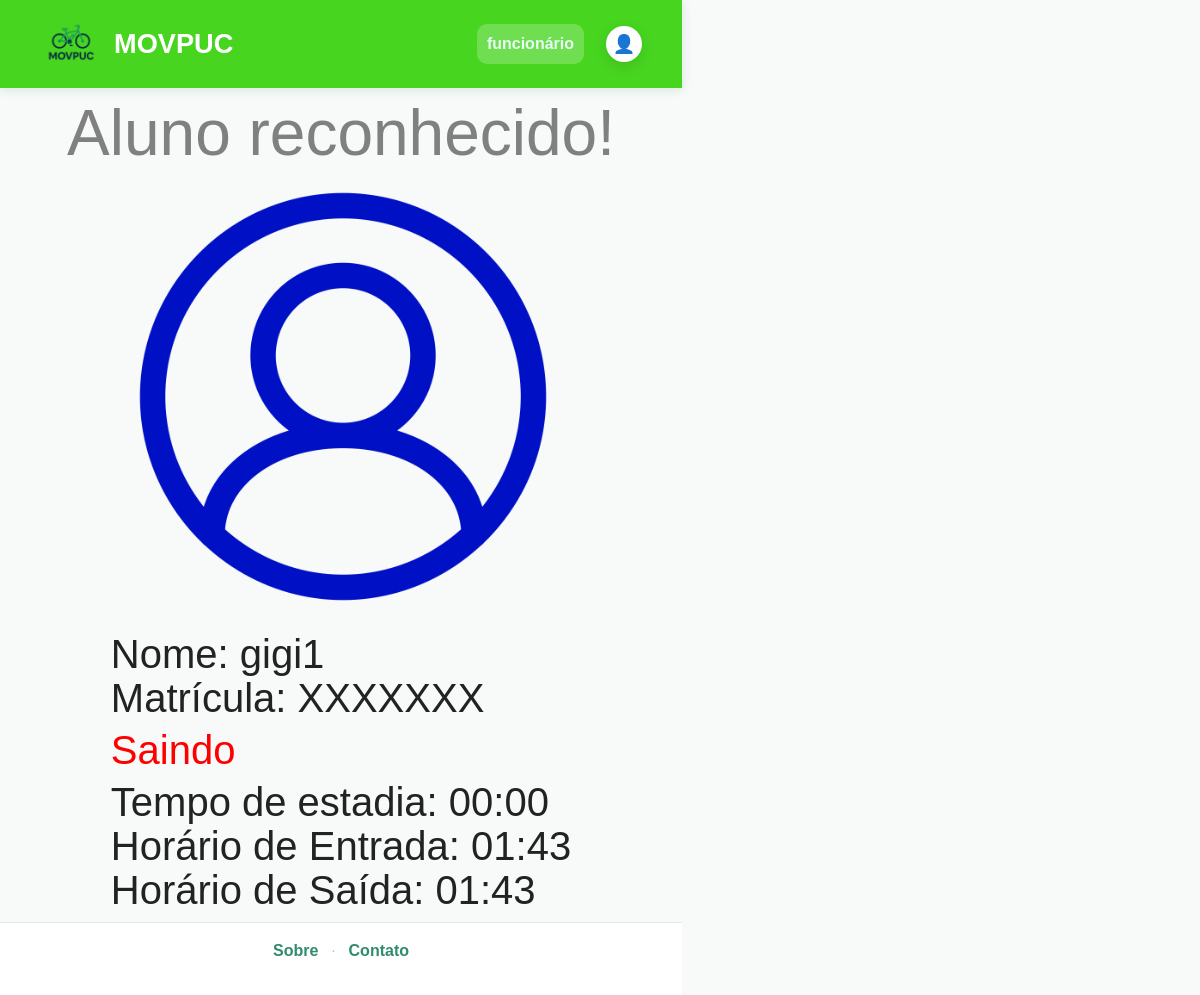
/scan_concluded/saida/5/ (signed in), run on the app's committed database.
### app_usuarios/models.py (models this page shows, shortened)
class Reserva(models.Model):
    aluno = models.ForeignKey(User, on_delete=models.CASCADE)
    bicicleta = models.ForeignKey(
        'Bicicleta',
        on_delete=models.CASCADE,
        null=True,
        blank=True
    )
    vaga = models.ForeignKey(
        'Vaga',
        on_delete=models.SET_NULL,
        null=True,
        blank=True
    )
    status = models.CharField(max_length=20, default="pendente")
    data_hora_retirada = models.DateTimeField(null=True, blank=True)
    data_hora_devolucao = models.DateTimeField(null=True, blank=True)

### app_usuarios/views.py (the view)
@login_required(login_url='login')
@tipo_required('seguranca')
def scan_concluded_leave(request, reserva_id):
    reserva = get_object_or_404(Reserva, id=reserva_id)
    duracao = None
    if reserva.data_hora_retirada and reserva.data_hora_devolucao:
        diff = reserva.data_hora_devolucao - reserva.data_hora_retirada
        total_seconds = int(diff.total_seconds())
        horas = total_seconds // 3600
        minutos = (total_seconds % 3600) // 60
        duracao = f"{horas:02d}:{minutos:02d}"
    contexto = {
        "reserva": reserva,
        "duracao": duracao,
    }
    return render(request, 'app_usuarios/scanConcludedLeaving.html', contexto)

### app_usuarios/utils.py (called while the page is built)
def tipo_required(*tipos_permitidos):
    def decorator(view_func):
        @wraps(view_func)
        def _wrapped_view(request, *args, **kwargs):
            if not request.user.is_authenticated:
                return redirect('login')
            perfil = getattr(request.user, 'perfil', None)
            if perfil is None or perfil.tipo not in tipos_permitidos:
                return render(request, 'app_usuarios/acesso_negado.html')
            return view_func(request, *args, **kwargs)
        return _wrapped_view
    return decorator

### app_usuarios/templates/app_usuarios/scanConcludedLeaving.html (shortened to what this page needs)
 {% load static %}
<!DOCTYPE html>
<html>
<head>
    <link rel="stylesheet" href="/static/app_usuarios/css/scanConcludedLeaving.css">
    <link rel="stylesheet" href="/static/app_usuarios/css/cabEFoot.css">
</head>
<body>
    <header class="cab">
        <div class="logo">
            <a href="{% url 'index' %}" ><img src="/static/app_usuarios/img/logo.png" class="bike" alt=""></a>
            <p class="brand">MOVPUC</p>
        </div>
        <nav class="nav">
            <a href="{% url 'aluno' %}" class="navlink ativo">funcionário</a>
            <a href="{% url 'login' %}" class="perfil">👤</a>
        </nav>
    </header>
    <div class="mapa">
        <div class="reconhecido">
            <p>Aluno reconhecido!</p>
        </div>
        <div class="imagem">
            <img src="/static/app_usuarios/img/icone.png" alt="">
        </div>
        <div class="infos">
            <p>Nome: {{ reserva.aluno.get_full_name|default:reserva.aluno.username }}</p>
            <p>Matrícula: XXXXXXX</p>
            <div class="red">Saindo</div>
            <p>
            Tempo de estadia:
            {% if duracao %}
                {{ duracao }}
            {% else %}
                --:--
            {% endif %}
            </p>
            <p>
            Horário de Entrada:
            {% if reserva.data_hora_retirada %}
                {{ reserva.data_hora_retirada|date:"H:i" }}
            {% else %}
                --:--
            {% endif %}
            </p>
            <p>
            Horário de Saída:
            {% if reserva.data_hora_devolucao %}
                {{ reserva.data_hora_devolucao|date:"H:i" }}
            {% else %}
                --:--
            {% endif %}
            </p>
        </div>
    </div>
  <footer class="rodape">
    <nav class="rodape__links">
      <a href="{% url 'sobre' %}">Sobre</a>
      <span>·</span>
      <a href="{% url 'contato' %}">Contato</a>
    </nav>
  </footer>
</body>
</html>

### app_usuarios/static/app_usuarios/css/scanConcludedLeaving.css (style rules this page uses)
body { backdrop-filter: blur(5px); font-family: Arial, Helvetica, sans-serif; width: 682px; }
.mapa { display: flex; justify-content: center; align-items: center; flex-direction: column; gap: 8px; padding: 10px; }
.mapa .reconhecido { color: gray; font-size: 4em; }
.mapa .reconhecido p { margin: 0; line-height: 1.1; }
.mapa .imagem img { width: 75%; height: 75%; margin-left: 75px; }
.mapa .infos { font-size: 2.5em; }
.mapa .infos p { margin: 0; line-height: 1.1; }
.red { color: red; }

### app_usuarios/static/app_usuarios/css/cabEFoot.css (style rules this page uses)
* { box-sizing: border-box; margin: 0; padding: 0; }
body { font-family: 'Figtree', 'DM Sans', sans-serif; color: #222; background: #f7faf9; line-height: 1.5; }
.cab { background: #47d520; height: 88px; padding: 0 40px; display: flex; align-items: center; justify-content: space-between; box-shadow: 0 2px 10px rgba(59, 155, 78, 0.18); }
.logo { display: flex; align-items: center; gap: 12px; }
.bike { display: block; width: 62px; height: auto; flex-shrink: 0; }
.brand { color: #fff; font-size: 1.7rem; font-weight: 700; }
.nav { display: flex; align-items: center; gap: 22px; }
.navlink { color: #e7fff4; text-decoration: none; font-weight: 600; padding: 8px 10px; border-radius: 10px; transition: 0.2s; }
.navlink.ativo { background: rgba(255, 255, 255, 0.22); }
.perfil { display: flex; align-items: center; justify-content: center; width: 36px; height: 36px; background: #fff; border-radius: 50%; text-decoration: none; font-size: 18px; color: #3b9c77; box-shadow: 0 4px 14px rgba(0, 0, 0, 0.12); transition: transform 0.15s ease; }
.rodape { border-top: 1px solid #e5e7eb; background: #fff; padding: 16px 24px 32px; }
.rodape__links { max-width: 1100px; margin: 0 auto; text-align: center; }
.rodape__links a { color: #318c6b; text-decoration: none; font-weight: 600; }
.rodape__links span { color: #c4c4c4; margin: 0 8px; }

### data on the page
Reserva: aluno.get_full_name "gigi1", data_hora_retirada "01:43", data_hora_devolucao "01:43"

### other printed values
{{ duracao }} "00:00"
